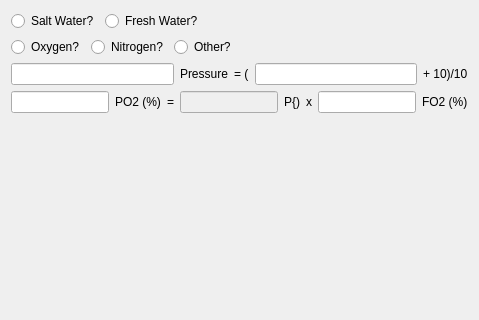
<?xml version="1.0" encoding="UTF-8"?>
<ui version="4.0">
 <class>CPage</class>
 <widget class="QWidget" name="CPage">
  <property name="geometry">
   <rect>
    <x>0</x>
    <y>0</y>
    <width>479</width>
    <height>320</height>
   </rect>
  </property>
  <property name="windowTitle">
   <string>Title</string>
  </property>
  <layout class="QVBoxLayout" name="verticalLayout">
   <item>
    <layout class="QHBoxLayout" name="horizontalLayout_2">
     <item>
      <widget class="QRadioButton" name="saltwater">
       <property name="text">
        <string>Salt Water?</string>
       </property>
      </widget>
     </item>
     <item>
      <widget class="QRadioButton" name="freshWater">
       <property name="text">
        <string>Fresh Water?</string>
       </property>
      </widget>
     </item>
     <item>
      <spacer name="horizontalSpacer">
       <property name="orientation">
        <enum>Qt::Orientation::Horizontal</enum>
       </property>
       <property name="sizeHint" stdset="0">
        <size>
         <width>40</width>
         <height>20</height>
        </size>
       </property>
      </spacer>
     </item>
    </layout>
   </item>
   <item>
    <layout class="QHBoxLayout" name="horizontalLayout_4">
     <item>
      <widget class="QRadioButton" name="oxygen">
       <property name="text">
        <string>Oxygen?</string>
       </property>
      </widget>
     </item>
     <item>
      <widget class="QRadioButton" name="nitrogen">
       <property name="text">
        <string>Nitrogen?</string>
       </property>
      </widget>
     </item>
     <item>
      <widget class="QRadioButton" name="other">
       <property name="text">
        <string>Other?</string>
       </property>
      </widget>
     </item>
     <item>
      <spacer name="horizontalSpacer_2">
       <property name="orientation">
        <enum>Qt::Orientation::Horizontal</enum>
       </property>
       <property name="sizeHint" stdset="0">
        <size>
         <width>40</width>
         <height>20</height>
        </size>
       </property>
      </spacer>
     </item>
    </layout>
   </item>
   <item>
    <layout class="QHBoxLayout" name="horizontalLayout_3">
     <item>
      <widget class="QLineEdit" name="pressureForDepth"/>
     </item>
     <item>
      <widget class="QLabel" name="pressureLabel">
       <property name="text">
        <string>Pressure</string>
       </property>
      </widget>
     </item>
     <item>
      <widget class="QLabel" name="label_2">
       <property name="text">
        <string>= (</string>
       </property>
      </widget>
     </item>
     <item>
      <widget class="QLineEdit" name="depthForPressure"/>
     </item>
     <item>
      <widget class="QLabel" name="depthLabel">
       <property name="text">
        <string>+ 10)/10</string>
       </property>
      </widget>
     </item>
    </layout>
   </item>
   <item>
    <layout class="QHBoxLayout" name="horizontalLayout">
     <item>
      <widget class="QLineEdit" name="partialPressure"/>
     </item>
     <item>
      <widget class="QLabel" name="partialPressureLabel">
       <property name="text">
        <string>PO2 (%)</string>
       </property>
      </widget>
     </item>
     <item>
      <widget class="QLabel" name="label">
       <property name="text">
        <string>=</string>
       </property>
      </widget>
     </item>
     <item>
      <widget class="QLineEdit" name="pressure">
       <property name="enabled">
        <bool>false</bool>
       </property>
       <property name="readOnly">
        <bool>true</bool>
       </property>
      </widget>
     </item>
     <item>
      <widget class="QLabel" name="pLabel">
       <property name="text">
        <string>P{)</string>
       </property>
      </widget>
     </item>
     <item>
      <widget class="QLabel" name="label_3">
       <property name="text">
        <string>x</string>
       </property>
      </widget>
     </item>
     <item>
      <widget class="QLineEdit" name="surfacePercentage"/>
     </item>
     <item>
      <widget class="QLabel" name="surfacePercentageLabel">
       <property name="text">
        <string>FO2 (%)</string>
       </property>
      </widget>
     </item>
    </layout>
   </item>
   <item>
    <spacer name="verticalSpacer">
     <property name="orientation">
      <enum>Qt::Orientation::Vertical</enum>
     </property>
     <property name="sizeHint" stdset="0">
      <size>
       <width>20</width>
       <height>40</height>
      </size>
     </property>
    </spacer>
   </item>
  </layout>
  <action name="actionExit">
   <property name="text">
    <string>Exit</string>
   </property>
   <property name="iconText">
    <string>E&amp;xit</string>
   </property>
   <property name="shortcut">
    <string>Alt+F4</string>
   </property>
  </action>
 </widget>
 <resources/>
 <connections/>
</ui>
